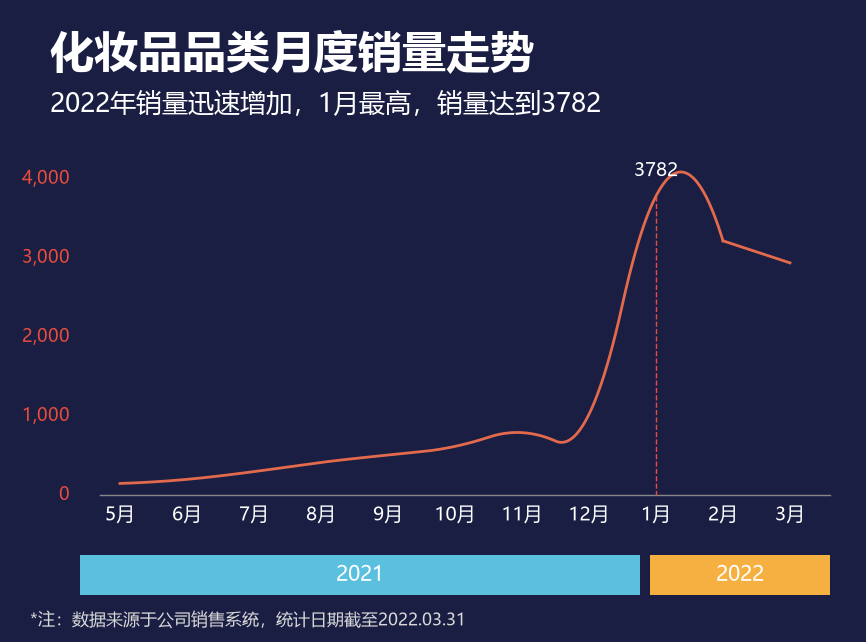

Python code for this plot:
# -*- coding: utf-8 -*-
# 第11图「平滑折线图」复刻
import numpy as np
import matplotlib
import matplotlib.pyplot as plt
from matplotlib.patches import Rectangle
from scipy.interpolate import make_interp_spline
import os

matplotlib.rcParams['font.sans-serif'] = ['Microsoft YaHei', 'SimHei']
matplotlib.rcParams['axes.unicode_minus'] = False

BG = '#1A1E43'
ORANGE = '#E36A4C'
RED = '#E74C3C'
NOTE = '#D9D9D9'
TEAL = '#5BC0DE'
YELLOW = '#F5B041'

W, H = 866, 642

months = ['5月','6月','7月','8月','9月','10月','11月','12月','1月','2月','3月']
sales = [146, 198, 296, 412, 506, 615, 789, 1021, 3782, 3215, 2936]

X0 = 120
X1 = 790
BASE_Y = 495
PX_PER = (495-196)/3782.0  # y=196 at 3782

xs = np.linspace(X0, X1, len(months))
ys = [BASE_Y - v*PX_PER for v in sales]

fig = plt.figure(figsize=(W/100, H/100), dpi=100)
fig.patch.set_facecolor(BG)
ax = fig.add_axes([0, 0, 1, 1])
ax.set_xlim(0, W)
ax.set_ylim(H, 0)
ax.set_facecolor(BG)
for s in ax.spines.values():
    s.set_visible(False)
ax.set_xticks([])
ax.set_yticks([])

# y axis labels (red)
for v in [0, 1000, 2000, 3000, 4000]:
    y = BASE_Y - v*PX_PER
    ax.text(70, y, format(v, ','), color=RED, fontsize=13, ha='right', va='center', zorder=5)

# x axis line
ax.plot([100, 830], [BASE_Y, BASE_Y], color='#888', linewidth=1, zorder=2)

# month labels
for i, m in enumerate(months):
    ax.text(xs[i], BASE_Y+20, m, color='white', fontsize=14, ha='center', va='center', zorder=5)

# smooth curve: spline through first 10 points, then straight to 11th
xnew = np.linspace(xs[0], xs[9], 400)
spl = make_interp_spline(xs[:10], ys[:10], k=2)
ynew = spl(xnew)
# append straight line from point 10 to 11
xline = np.linspace(xs[9], xs[10], 50)
yline = np.linspace(ys[9], ys[10], 50)
ax.plot(xnew, ynew, color=ORANGE, linewidth=2, zorder=4)
ax.plot(xline, yline, color=ORANGE, linewidth=2, zorder=4)

# peak annotation (1月)
peak_x = xs[8]
peak_y = ys[8]
ax.plot([peak_x, peak_x], [peak_y, BASE_Y], color=RED, linewidth=1, linestyle='--', zorder=3)
ax.text(peak_x, peak_y-15, '3782', color='white', fontsize=14, ha='center', va='bottom', zorder=5)

# title
ax.text(50, 30, '化妆品品类月度销量走势', color='white',
        fontsize=32, fontweight='bold', ha='left', va='top', zorder=5)
# subtitle
ax.text(50, 90, '2022年销量迅速增加，1月最高，销量达到3782',
        color='white', fontsize=19, ha='left', va='top', zorder=5)

# bottom blocks
ax.add_patch(Rectangle((80, 555), 560, 40, facecolor=TEAL, edgecolor='none', zorder=3))
ax.text(360, 575, '2021', color='white', fontsize=15, ha='center', va='center', zorder=5)
ax.add_patch(Rectangle((650, 555), 180, 40, facecolor=YELLOW, edgecolor='none', zorder=3))
ax.text(740, 575, '2022', color='white', fontsize=15, ha='center', va='center', zorder=5)

# note
ax.text(30, 620, '*注：数据来源于公司销售系统，统计日期截至2022.03.31', color=NOTE,
        fontsize=12, ha='left', va='center', zorder=5)

out = r'D:\AAA作业\可视化作业\第二章 图表（前15）\平滑折线图\平滑折线图_复刻.png'
os.makedirs(os.path.dirname(out), exist_ok=True)
plt.savefig(out, dpi=100, facecolor=BG, bbox_inches=None, pad_inches=0)
print('saved', out)
